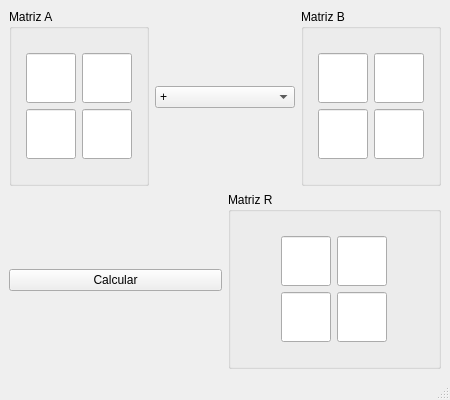
<?xml version="1.0" encoding="UTF-8"?>
<ui version="4.0">
 <class>ventana_pp</class>
 <widget class="QMainWindow" name="ventana_pp">
  <property name="geometry">
   <rect>
    <x>0</x>
    <y>0</y>
    <width>450</width>
    <height>400</height>
   </rect>
  </property>
  <property name="sizePolicy">
   <sizepolicy hsizetype="Fixed" vsizetype="Fixed">
    <horstretch>0</horstretch>
    <verstretch>0</verstretch>
   </sizepolicy>
  </property>
  <property name="windowTitle">
   <string>Algebra Lineal con ALSE</string>
  </property>
  <widget class="QWidget" name="centralwidget">
   <layout class="QGridLayout" name="gridLayout_4">
    <item row="0" column="0">
     <layout class="QVBoxLayout" name="verticalLayout_4">
      <item>
       <layout class="QHBoxLayout" name="horizontalLayout_7">
        <item>
         <widget class="QGroupBox" name="gb_MA">
          <property name="title">
           <string>Matriz A</string>
          </property>
          <layout class="QGridLayout" name="gridLayout">
           <item row="0" column="0">
            <layout class="QVBoxLayout" name="verticalLayout">
             <item>
              <layout class="QHBoxLayout" name="horizontalLayout">
               <item>
                <widget class="QLineEdit" name="txt_A11">
                 <property name="sizePolicy">
                  <sizepolicy hsizetype="Fixed" vsizetype="Fixed">
                   <horstretch>0</horstretch>
                   <verstretch>0</verstretch>
                  </sizepolicy>
                 </property>
                 <property name="minimumSize">
                  <size>
                   <width>50</width>
                   <height>50</height>
                  </size>
                 </property>
                 <property name="maximumSize">
                  <size>
                   <width>50</width>
                   <height>50</height>
                  </size>
                 </property>
                 <property name="font">
                  <font>
                   <pointsize>12</pointsize>
                  </font>
                 </property>
                 <property name="alignment">
                  <set>Qt::AlignCenter</set>
                 </property>
                </widget>
               </item>
               <item>
                <widget class="QLineEdit" name="txt_A12">
                 <property name="sizePolicy">
                  <sizepolicy hsizetype="Fixed" vsizetype="Fixed">
                   <horstretch>0</horstretch>
                   <verstretch>0</verstretch>
                  </sizepolicy>
                 </property>
                 <property name="minimumSize">
                  <size>
                   <width>50</width>
                   <height>50</height>
                  </size>
                 </property>
                 <property name="maximumSize">
                  <size>
                   <width>50</width>
                   <height>50</height>
                  </size>
                 </property>
                 <property name="font">
                  <font>
                   <pointsize>12</pointsize>
                  </font>
                 </property>
                 <property name="alignment">
                  <set>Qt::AlignCenter</set>
                 </property>
                </widget>
               </item>
              </layout>
             </item>
             <item>
              <layout class="QHBoxLayout" name="horizontalLayout_2">
               <item>
                <widget class="QLineEdit" name="txt_A21">
                 <property name="sizePolicy">
                  <sizepolicy hsizetype="Fixed" vsizetype="Fixed">
                   <horstretch>0</horstretch>
                   <verstretch>0</verstretch>
                  </sizepolicy>
                 </property>
                 <property name="minimumSize">
                  <size>
                   <width>50</width>
                   <height>50</height>
                  </size>
                 </property>
                 <property name="maximumSize">
                  <size>
                   <width>50</width>
                   <height>50</height>
                  </size>
                 </property>
                 <property name="font">
                  <font>
                   <pointsize>12</pointsize>
                  </font>
                 </property>
                 <property name="alignment">
                  <set>Qt::AlignCenter</set>
                 </property>
                </widget>
               </item>
               <item>
                <widget class="QLineEdit" name="txt_A22">
                 <property name="sizePolicy">
                  <sizepolicy hsizetype="Fixed" vsizetype="Fixed">
                   <horstretch>0</horstretch>
                   <verstretch>0</verstretch>
                  </sizepolicy>
                 </property>
                 <property name="minimumSize">
                  <size>
                   <width>50</width>
                   <height>50</height>
                  </size>
                 </property>
                 <property name="maximumSize">
                  <size>
                   <width>50</width>
                   <height>50</height>
                  </size>
                 </property>
                 <property name="font">
                  <font>
                   <pointsize>12</pointsize>
                  </font>
                 </property>
                 <property name="alignment">
                  <set>Qt::AlignCenter</set>
                 </property>
                </widget>
               </item>
              </layout>
             </item>
            </layout>
           </item>
          </layout>
         </widget>
        </item>
        <item>
         <widget class="QComboBox" name="cb_Operacion">
          <item>
           <property name="text">
            <string>+</string>
           </property>
          </item>
          <item>
           <property name="text">
            <string>-</string>
           </property>
          </item>
          <item>
           <property name="text">
            <string>*</string>
           </property>
          </item>
          <item>
           <property name="text">
            <string>/</string>
           </property>
          </item>
         </widget>
        </item>
        <item>
         <widget class="QGroupBox" name="gb_MB">
          <property name="title">
           <string>Matriz B</string>
          </property>
          <layout class="QGridLayout" name="gridLayout_2">
           <item row="0" column="0">
            <layout class="QVBoxLayout" name="verticalLayout_2">
             <item>
              <layout class="QHBoxLayout" name="horizontalLayout_3">
               <item>
                <widget class="QLineEdit" name="txt_B11">
                 <property name="sizePolicy">
                  <sizepolicy hsizetype="Fixed" vsizetype="Fixed">
                   <horstretch>0</horstretch>
                   <verstretch>0</verstretch>
                  </sizepolicy>
                 </property>
                 <property name="minimumSize">
                  <size>
                   <width>50</width>
                   <height>50</height>
                  </size>
                 </property>
                 <property name="maximumSize">
                  <size>
                   <width>50</width>
                   <height>50</height>
                  </size>
                 </property>
                 <property name="font">
                  <font>
                   <pointsize>12</pointsize>
                  </font>
                 </property>
                 <property name="alignment">
                  <set>Qt::AlignCenter</set>
                 </property>
                </widget>
               </item>
               <item>
                <widget class="QLineEdit" name="txt_B12">
                 <property name="sizePolicy">
                  <sizepolicy hsizetype="Fixed" vsizetype="Fixed">
                   <horstretch>0</horstretch>
                   <verstretch>0</verstretch>
                  </sizepolicy>
                 </property>
                 <property name="minimumSize">
                  <size>
                   <width>50</width>
                   <height>50</height>
                  </size>
                 </property>
                 <property name="maximumSize">
                  <size>
                   <width>50</width>
                   <height>50</height>
                  </size>
                 </property>
                 <property name="font">
                  <font>
                   <pointsize>12</pointsize>
                  </font>
                 </property>
                 <property name="alignment">
                  <set>Qt::AlignCenter</set>
                 </property>
                </widget>
               </item>
              </layout>
             </item>
             <item>
              <layout class="QHBoxLayout" name="horizontalLayout_4">
               <item>
                <widget class="QLineEdit" name="txt_B21">
                 <property name="sizePolicy">
                  <sizepolicy hsizetype="Fixed" vsizetype="Fixed">
                   <horstretch>0</horstretch>
                   <verstretch>0</verstretch>
                  </sizepolicy>
                 </property>
                 <property name="minimumSize">
                  <size>
                   <width>50</width>
                   <height>50</height>
                  </size>
                 </property>
                 <property name="maximumSize">
                  <size>
                   <width>50</width>
                   <height>50</height>
                  </size>
                 </property>
                 <property name="font">
                  <font>
                   <pointsize>12</pointsize>
                  </font>
                 </property>
                 <property name="alignment">
                  <set>Qt::AlignCenter</set>
                 </property>
                </widget>
               </item>
               <item>
                <widget class="QLineEdit" name="txt_B22">
                 <property name="sizePolicy">
                  <sizepolicy hsizetype="Fixed" vsizetype="Fixed">
                   <horstretch>0</horstretch>
                   <verstretch>0</verstretch>
                  </sizepolicy>
                 </property>
                 <property name="minimumSize">
                  <size>
                   <width>50</width>
                   <height>50</height>
                  </size>
                 </property>
                 <property name="maximumSize">
                  <size>
                   <width>50</width>
                   <height>50</height>
                  </size>
                 </property>
                 <property name="font">
                  <font>
                   <pointsize>12</pointsize>
                  </font>
                 </property>
                 <property name="alignment">
                  <set>Qt::AlignCenter</set>
                 </property>
                </widget>
               </item>
              </layout>
             </item>
            </layout>
           </item>
          </layout>
         </widget>
        </item>
       </layout>
      </item>
      <item>
       <layout class="QHBoxLayout" name="horizontalLayout_8">
        <item>
         <widget class="QPushButton" name="cmd_Calcular">
          <property name="text">
           <string>Calcular</string>
          </property>
          <property name="shortcut">
           <string>Shift+C</string>
          </property>
         </widget>
        </item>
        <item>
         <widget class="QGroupBox" name="gb_MR">
          <property name="title">
           <string>Matriz R</string>
          </property>
          <layout class="QGridLayout" name="gridLayout_3">
           <item row="0" column="0">
            <layout class="QVBoxLayout" name="verticalLayout_3">
             <item>
              <layout class="QHBoxLayout" name="horizontalLayout_5">
               <item>
                <widget class="QLineEdit" name="txt_R11">
                 <property name="enabled">
                  <bool>true</bool>
                 </property>
                 <property name="sizePolicy">
                  <sizepolicy hsizetype="Fixed" vsizetype="Fixed">
                   <horstretch>0</horstretch>
                   <verstretch>0</verstretch>
                  </sizepolicy>
                 </property>
                 <property name="minimumSize">
                  <size>
                   <width>50</width>
                   <height>50</height>
                  </size>
                 </property>
                 <property name="maximumSize">
                  <size>
                   <width>50</width>
                   <height>50</height>
                  </size>
                 </property>
                 <property name="font">
                  <font>
                   <pointsize>12</pointsize>
                  </font>
                 </property>
                 <property name="alignment">
                  <set>Qt::AlignCenter</set>
                 </property>
                 <property name="readOnly">
                  <bool>true</bool>
                 </property>
                </widget>
               </item>
               <item>
                <widget class="QLineEdit" name="txt_R12">
                 <property name="enabled">
                  <bool>true</bool>
                 </property>
                 <property name="sizePolicy">
                  <sizepolicy hsizetype="Fixed" vsizetype="Fixed">
                   <horstretch>0</horstretch>
                   <verstretch>0</verstretch>
                  </sizepolicy>
                 </property>
                 <property name="minimumSize">
                  <size>
                   <width>50</width>
                   <height>50</height>
                  </size>
                 </property>
                 <property name="maximumSize">
                  <size>
                   <width>50</width>
                   <height>50</height>
                  </size>
                 </property>
                 <property name="font">
                  <font>
                   <pointsize>12</pointsize>
                  </font>
                 </property>
                 <property name="alignment">
                  <set>Qt::AlignCenter</set>
                 </property>
                 <property name="readOnly">
                  <bool>true</bool>
                 </property>
                </widget>
               </item>
              </layout>
             </item>
             <item>
              <layout class="QHBoxLayout" name="horizontalLayout_6">
               <item>
                <widget class="QLineEdit" name="txt_R21">
                 <property name="enabled">
                  <bool>true</bool>
                 </property>
                 <property name="sizePolicy">
                  <sizepolicy hsizetype="Fixed" vsizetype="Fixed">
                   <horstretch>0</horstretch>
                   <verstretch>0</verstretch>
                  </sizepolicy>
                 </property>
                 <property name="minimumSize">
                  <size>
                   <width>50</width>
                   <height>50</height>
                  </size>
                 </property>
                 <property name="maximumSize">
                  <size>
                   <width>50</width>
                   <height>50</height>
                  </size>
                 </property>
                 <property name="font">
                  <font>
                   <pointsize>12</pointsize>
                  </font>
                 </property>
                 <property name="alignment">
                  <set>Qt::AlignCenter</set>
                 </property>
                 <property name="readOnly">
                  <bool>true</bool>
                 </property>
                </widget>
               </item>
               <item>
                <widget class="QLineEdit" name="txt_R22">
                 <property name="enabled">
                  <bool>true</bool>
                 </property>
                 <property name="sizePolicy">
                  <sizepolicy hsizetype="Fixed" vsizetype="Fixed">
                   <horstretch>0</horstretch>
                   <verstretch>0</verstretch>
                  </sizepolicy>
                 </property>
                 <property name="minimumSize">
                  <size>
                   <width>50</width>
                   <height>50</height>
                  </size>
                 </property>
                 <property name="maximumSize">
                  <size>
                   <width>50</width>
                   <height>50</height>
                  </size>
                 </property>
                 <property name="font">
                  <font>
                   <pointsize>12</pointsize>
                  </font>
                 </property>
                 <property name="alignment">
                  <set>Qt::AlignCenter</set>
                 </property>
                 <property name="readOnly">
                  <bool>true</bool>
                 </property>
                </widget>
               </item>
              </layout>
             </item>
            </layout>
           </item>
          </layout>
         </widget>
        </item>
       </layout>
      </item>
     </layout>
    </item>
   </layout>
  </widget>
  <widget class="QMenuBar" name="menubar">
   <property name="geometry">
    <rect>
     <x>0</x>
     <y>0</y>
     <width>450</width>
     <height>20</height>
    </rect>
   </property>
  </widget>
  <widget class="QStatusBar" name="statusbar"/>
 </widget>
 <resources/>
 <connections/>
</ui>
